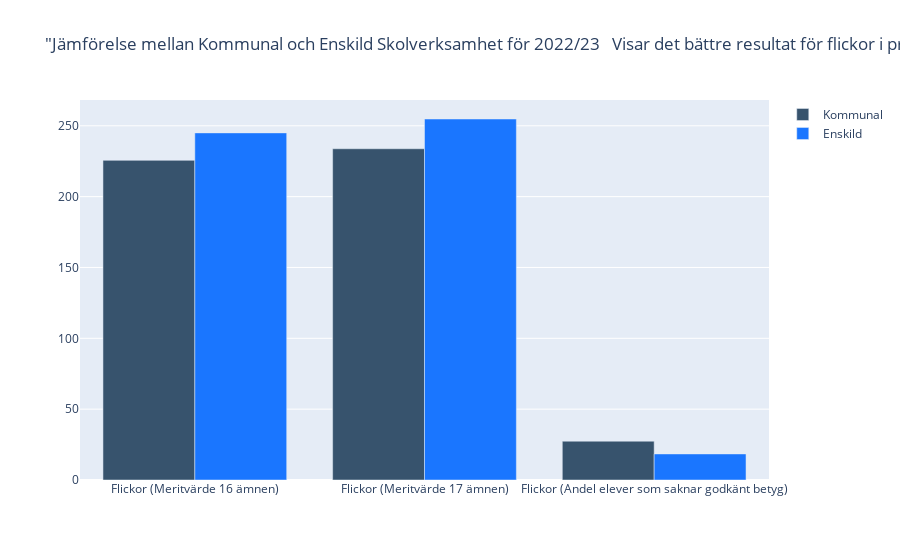

Here is the notebook cell this chart was saved with:
### Code cell
selected_data_kommunal = df_Tabell_1B[(df_Tabell_1B["Läsår Huvudman Bakgrund"] == 'Kommun')]
selected_data_enskild = df_Tabell_1B[(df_Tabell_1B["Läsår Huvudman Bakgrund"] == 'Enskild')]

# Skapa stapeldiagram för kommunal skolverksamhet
trace_kommunal = go.Bar(
    x=['Flickor (Meritvärde 16 ämnen)', "Flickor (Meritvärde 17 ämnen)", 'Flickor (Andel elever som saknar godkänt betyg)'],
    y=[selected_data_kommunal['Flickor (Meritvärde 16 ämnen)'].iloc[0], 
       selected_data_kommunal['Flickor (Meritvärde 17 ämnen)'].iloc[0], 
       selected_data_kommunal['Flickor (Andel elever som saknar godkänt betyg)'].iloc[0]],
    name='Kommunal',
    marker_color='rgb(55, 83, 109)'
)

# Skapa stapeldiagram för enskild skolverksamhet
trace_enskild = go.Bar(
    x=['Flickor (Meritvärde 16 ämnen)', "Flickor (Meritvärde 17 ämnen)", 'Flickor (Andel elever som saknar godkänt betyg)'],
    y=[selected_data_enskild['Flickor (Meritvärde 16 ämnen)'].iloc[0], 
       selected_data_enskild['Flickor (Meritvärde 17 ämnen)'].iloc[0], 
       selected_data_enskild['Flickor (Andel elever som saknar godkänt betyg)'].iloc[0]],
    name='Enskild',
    marker_color='rgb(26, 118, 255)'
)

# Definiera data som en lista av dina spår
data = [trace_kommunal, trace_enskild]

# Definiera layouten för din figur
layout = go.Layout(
    title='"Jämförelse mellan Kommunal och Enskild Skolverksamhet för 2022/23 \n' '\nVisar det bättre resultat för flickor i privatskolor jämfört med flickor i kommunala skolor, eller är resultaten endast en fasad?" ' ,
    barmode='group'
)

# Skapa en figur
fig = go.Figure(data=data, layout=layout)

# Visa figuren
fig.show()

fig.write_html('visualiseringar/Jämförelse mellan Kommunal och Enskild Skolverksamhet.html')

### Figure 1 — Plotly figure (JSON) as saved in the notebook; plotly's stock layout.template omitted (floating-point values rounded to 4 significant figures)
{"data": [{"marker": {"color": "rgb(55, 83, 109)"}, "name": "Kommunal", "type": "bar", "x": ["Flickor (Meritvärde 16 ämnen)", "Flickor (Meritvärde 17 ämnen)", "Flickor (Andel elever som saknar godkänt betyg)"], "y": [225.6, 233.8, 27.4]}, {"marker": {"color": "rgb(26, 118, 255)"}, "name": "Enskild", "type": "bar", "x": ["Flickor (Meritvärde 16 ämnen)", "Flickor (Meritvärde 17 ämnen)", "Flickor (Andel elever som saknar godkänt betyg)"], "y": [245, 254.8, 18.4]}], "layout": {"barmode": "group", "title": {"text": "\"Jämförelse mellan Kommunal och Enskild Skolverksamhet för 2022/23 \n\nVisar det bättre resultat för flickor i privatskolor jämfört med flickor i kommunala skolor, eller är resultaten endast en fasad?\" "}}}
